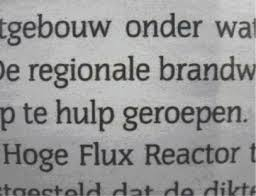
#> input picture files2/test_image1.jpg, 256 x 196 px
$ python homework_2_2.py
#> lines starting #> are read from the running program, lines starting #| are printed output that depends on the picture; after the words box and inside, x2 and y2 are one past the last pixel; in counts of white or black regions, pixels touching at a corner belong together
#> further down, im is the input picture: shape (196, 256, 3); mean R, G, B 150.1, 150.2, 150.1
import numpy as np
import matplotlib.image as imr
import sys
import random
import colorsys
import matplotlib.pyplot as plt

# Функция, возвращающая случайный цвет
def random_color():
    h, s, l = random.random(), 0.5 + random.random() / 2.0, 0.4 + random.random() / 5.0
    r, g, b = [int(256 * i) for i in colorsys.hls_to_rgb(h, l, s)]
    return [r, g, b]


# Метрика (пункт 8)
def metric(x1, x2):
    return np.sqrt(np.sum((x1 - x2) ** 2))


# Рекурсивная функция добавления пикселя в сегмент
# Pc - приемлемый диапазон, x - координаты добавляемого писеля,
# seg - матрица сегментов, im - изображение,
# P - сумма яркостей пикселей в сегменте,
# n - количество пикселей в сегменте, n - номер сегмента
def append(Pc, x, seg, im, P, n, i):
    # Добаляемый пиксель помечается принадлежащим текущему сегменту
    seg[x[0], x[1]] = i
    n = n + 1  # Увеличивается количество пикселей в сегменте
    P = P + im[x[0], x[1], :]  # Яркость добавленого пикселя добавляется к сумме яркостей
    for w in range(-1, 2):  # Циклы, проходящие
        for h in range(-1, 2):  # восемь соседей добавленного пикселя
            if w == 0 and h == 0: continue  # но сам пиксел не является своим соседом
            cx = x[0] + w;
            cy = x[1] + h  # Координаты n-го соседа
            # и если они выходят за пределы изображения,
            # то переходим к следующему соседу
            if cx < 0 or cy < 0 or cx >= im.shape[0] or cy >= im.shape[1]: continue
            # Если n-й сосед уже входит в какой-либо сегмент,
            if seg[cx, cy] != 0: continue  # то он пропускается
            # Находим расстояние между базовой яркостью сегмента
            Pi = metric(P / n, im[cx, cy, :])  # и яркостью n-го соседа
            if Pi <= Pc:  # и если оно меньше или равно приемлемому
                try:
                    # добавляем n-ный сосед в текущий сегмент
                    seg, P, n = append(Pc, [cx, cy], seg, im, P, n, i)
                except Exception:
                    print("Достигнут лимит вызова рекурсий!")
    # возвращается матрица сегментов, сумма яркостей пикселей в сегменте
    return (seg, P, n)  # и количество пикселей в сегменте


# Функция динамической сегментации
# im - изображение, Pc - приемлемый диапазон (пункт 1)
def din_seg(im, Pc):
    # создается матрица сегментов
#> called with Pc = 90
    seg = np.zeros([im.shape[0], im.shape[1]])
    si = 1  # счетчик сегментов
    while True:
        # Ищется первый пиксель, не принадлежащий
        x = np.where(seg == 0)  # какому-либо сегменту
        # Если такого нет
        if len(x[0]) == 0 or len(x[1]) == 0: break  # то выходим из цикла
        # Если есть, то добавляем его в текущий сегмент
        seg, _, _ = append(Pc, [x[0][0], x[1][0]], seg, im, [0., 0., 0.], 0, si)
        cl = random_color()  # Случайный цвет
        for i in range(im.shape[0]):  # которым мы раскрашиваем
            for j in range(im.shape[1]):  # каждый пиксель изображения
                # который принадлежит
                if seg[i, j] == si: im[i, j] = cl  # текущему сегменту
        si = si + 1
#> this loop made 145 passes
#> pass 1, in din_seg, `seg, _, _ = append(Pc, [x[0][0], x[1][0]], seg, im, [0., 0., 0.], 0, si)`:
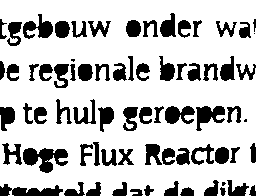
#> seg: shape (196, 256) float64; values 0 (black) and 1 (white), 77% white; 72 black regions (4 under 20 px), largest, box (x1, y1, x2, y2) and area: (23, 148, 68, 173) 659, (0, 184, 63, 196) 467, (196, 106, 225, 131) 405
#> pass 2, in din_seg, `seg, _, _ = append(Pc, [x[0][0], x[1][0]], seg, im, [0., 0., 0.], 0, si)`:
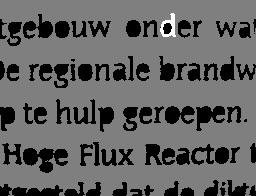
#> seg: shape (196, 256) float64; 0.35% of pixels changed, all inside (x1, y1, x2, y2) = (160, 13, 176, 37); drawn with min black and max white
#> pass 3, in din_seg, `seg, _, _ = append(Pc, [x[0][0], x[1][0]], seg, im, [0., 0., 0.], 0, si)`:
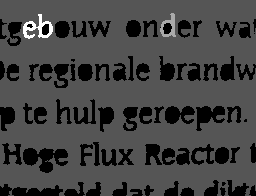
#> seg: shape (196, 256) float64; 0.61% of pixels changed, all inside (x1, y1, x2, y2) = (23, 14, 53, 39); drawn with min black and max white
#> after the loop:
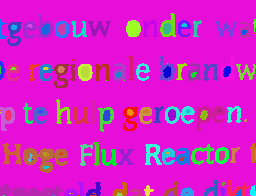
#> im: shape (196, 256, 3); mean R, G, B 209.3, 36.8, 200.1
#> after the loop:
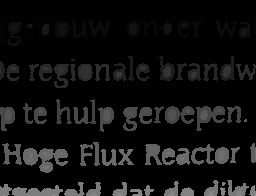
#> seg: shape (196, 256) float64; min 1, max 144, mean 16.2
    # возвращаем количество сегментов
    return si


import sys
import random
import colorsys

im = imr.imread('files2/test_image1.jpg').copy()
im.setflags(write=True)
# Запрашивается большой стек
# resource.setrlimit(resource.RLIMIT_STACK, (2**29,-1))
# и большой лимит вызова рекурсий
sys.setrecursionlimit(10 ** 6)
# Динамическая сегментация
P = 90.  # с приемлемым диапазоном равным
seg_count = din_seg(im, P)
print("Всего сегментов: " + str(seg_count))
#| Всего сегментов: 145
plt.imshow(im)
plt.show()
